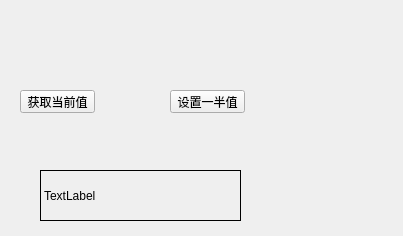
<?xml version="1.0" encoding="UTF-8"?>
<ui version="4.0">
 <class>Widget</class>
 <widget class="QWidget" name="Widget">
  <property name="geometry">
   <rect>
    <x>0</x>
    <y>0</y>
    <width>403</width>
    <height>236</height>
   </rect>
  </property>
  <property name="windowTitle">
   <string>Widget</string>
  </property>
  <widget class="SmallWidget" name="widget_slef" native="true">
   <property name="geometry">
    <rect>
     <x>10</x>
     <y>10</y>
     <width>261</width>
     <height>51</height>
    </rect>
   </property>
  </widget>
  <widget class="QPushButton" name="btn_get">
   <property name="geometry">
    <rect>
     <x>20</x>
     <y>90</y>
     <width>75</width>
     <height>23</height>
    </rect>
   </property>
   <property name="text">
    <string>获取当前值</string>
   </property>
  </widget>
  <widget class="QPushButton" name="btn_set">
   <property name="geometry">
    <rect>
     <x>170</x>
     <y>90</y>
     <width>75</width>
     <height>23</height>
    </rect>
   </property>
   <property name="text">
    <string>设置一半值</string>
   </property>
  </widget>
  <widget class="myLabel" name="label">
   <property name="geometry">
    <rect>
     <x>40</x>
     <y>170</y>
     <width>201</width>
     <height>51</height>
    </rect>
   </property>
   <property name="frameShape">
    <enum>QFrame::Box</enum>
   </property>
   <property name="text">
    <string>TextLabel</string>
   </property>
  </widget>
 </widget>
 <customwidgets>
  <customwidget>
   <class>SmallWidget</class>
   <extends>QWidget</extends>
   <header location="global">smallwidget.h</header>
   <container>1</container>
  </customwidget>
  <customwidget>
   <class>myLabel</class>
   <extends>QLabel</extends>
   <header>mylabel.h</header>
  </customwidget>
 </customwidgets>
 <resources/>
 <connections/>
</ui>
